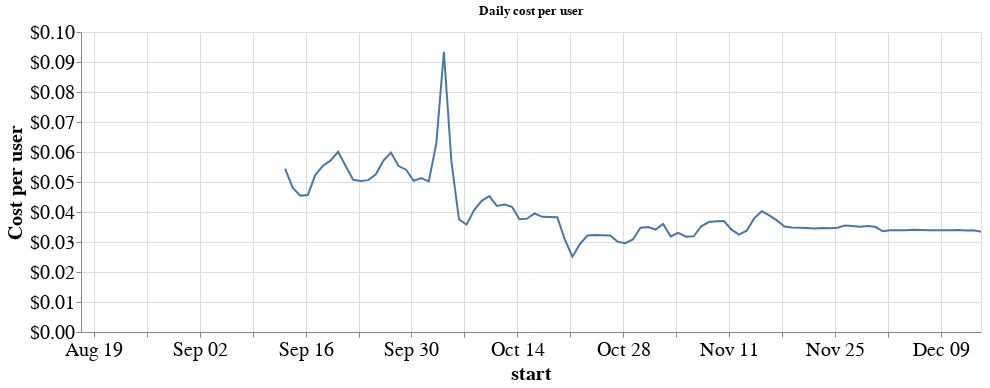

Notebook source saved alongside this figure:
### Markdown cell above
BROKEN -- We can calculate cost per day per user from this user count

### Code cell
total['cost_per_user'] = total['cost'] / user_starts_count.count()['start']

alt.Chart(total, width=900, title='Daily cost per user').mark_line().encode(
    x='start',
    y=alt.Y('cost_per_user', axis=alt.Axis(format="$.2f"), title="Cost per user")
)

### Figure 1 — Vega-Lite specification as saved in the notebook (floating-point values rounded to 4 significant figures)
{"$schema": "https://vega.github.io/schema/vega-lite/v2.6.0.json", "config": {"axis": {"labelFontSize": 20, "titleFontSize": 20}}, "data": {"name": "data-94cdaa7ff7fc0dcb19ae69bad4be81f2"}, "datasets": {"data-94cdaa7ff7fc0dcb19ae69bad4be81f2": [{"cost": null, "cost_per_active_user": null, "cost_per_user": null, "start": "2018-08-17T00:00:00-07:00", "user": 13}, {"cost": null, "cost_per_active_user": null, "cost_per_user": null, "start": "2018-08-18T00:00:00-07:00", "user": 38}, {"cost": null, "cost_per_active_user": null, "cost_per_user": null, "start": "2018-08-19T00:00:00-07:00", "user": 24}, {"cost": null, "cost_per_active_user": null, "cost_per_user": null, "start": "2018-08-20T00:00:00-07:00", "user": 53}, {"cost": null, "cost_per_active_user": null, "cost_per_user": null, "start": "2018-08-21T00:00:00-07:00", "user": 135}, {"cost": null, "cost_per_active_user": null, "cost_per_user": null, "start": "2018-08-22T00:00:00-07:00", "user": 1176}, {"cost": null, "cost_per_active_user": null, "cost_per_user": null, "start": "2018-08-23T00:00:00-07:00", "user": 1184}, {"cost": null, "cost_per_active_user": null, "cost_per_user": null, "start": "2018-08-24T00:00:00-07:00", "user": 1332}, {"cost": null, "cost_per_active_user": null, "cost_per_user": null, "start": "2018-08-25T00:00:00-07:00", "user": 918}, {"cost": null, "cost_per_active_user": null, "cost_per_user": null, "start": "2018-08-26T00:00:00-07:00", "user": 1133}, {"cost": null, "cost_per_active_user": null, "cost_per_user": null, "start": "2018-08-27T00:00:00-07:00", "user": 1447}, {"cost": null, "cost_per_active_user": null, "cost_per_user": null, "start": "2018-08-28T00:00:00-07:00", "user": 1276}, {"cost": null, "cost_per_active_user": null, "cost_per_user": null, "start": "2018-08-29T00:00:00-07:00", "user": 1519}, {"cost": null, "cost_per_active_user": null, "cost_per_user": null, "start": "2018-08-30T00:00:00-07:00", "user": 1236}, {"cost": null, "cost_per_active_user": null, "cost_per_user": null, "start": "2018-08-31T00:00:00-07:00", "user": 1143}, {"cost": null, "cost_per_active_user": null, "cost_per_user": null, "start": "2018-09-01T00:00:00-07:00", "user": 728}, {"cost": null, "cost_per_active_user": null, "cost_per_user": null, "start": "2018-09-02T00:00:00-07:00", "user": 914}, {"cost": null, "cost_per_active_user": null, "cost_per_user": null, "start": "2018-09-03T00:00:00-07:00", "user": 1202}, {"cost": null, "cost_per_active_user": null, "cost_per_user": null, "start": "2018-09-04T00:00:00-07:00", "user": 1409}, {"cost": null, "cost_per_active_user": null, "cost_per_user": null, "start": "2018-09-05T00:00:00-07:00", "user": 1586}, {"cost": null, "cost_per_active_user": null, "cost_per_user": null, "start": "2018-09-06T00:00:00-07:00", "user": 1278}, {"cost": null, "cost_per_active_user": null, "cost_per_user": null, "start": "2018-09-07T00:00:00-07:00", "user": 1011}, {"cost": null, "cost_per_active_user": null, "cost_per_user": null, "start": "2018-09-08T00:00:00-07:00", "user": 815}, {"cost": null, "cost_per_active_user": null, "cost_per_user": null, "start": "2018-09-09T00:00:00-07:00", "user": 971}, {"cost": null, "cost_per_active_user": null, "cost_per_user": null, "start": "2018-09-10T00:00:00-07:00", "user": 1369}, {"cost": null, "cost_per_active_user": null, "cost_per_user": null, "start": "2018-09-11T00:00:00-07:00", "user": 1417}, {"cost": 40.16, "cost_per_active_user": 0.0269, "cost_per_user": 0.00828, "start": "2018-09-12T00:00:00-07:00", "user": 1493}, {"cost": null, "cost_per_active_user": null, "cost_per_user": null, "start": "2018-09-12T00:00:00-07:00", "user": 1493}, {"cost": 264.0, "cost_per_active_user": 0.2183, "cost_per_user": 0.05442, "start": "2018-09-13T00:00:00-07:00", "user": 1209}, {"cost": 233.4, "cost_per_active_user": 0.2599, "cost_per_user": 0.04812, "start": "2018-09-14T00:00:00-07:00", "user": 898}, {"cost": 220.5, "cost_per_active_user": 0.2834, "cost_per_user": 0.04546, "start": "2018-09-15T00:00:00-07:00", "user": 778}, {"cost": 221.5, "cost_per_active_user": 0.2103, "cost_per_user": 0.04567, "start": "2018-09-16T00:00:00-07:00", "user": 1053}, {"cost": 254.1, "cost_per_active_user": 0.1776, "cost_per_user": 0.0524, "start": "2018-09-17T00:00:00-07:00", "user": 1431}, {"cost": 268.7, "cost_per_active_user": 0.1996, "cost_per_user": 0.0554, "start": "2018-09-18T00:00:00-07:00", "user": 1346}, {"cost": 277.0, "cost_per_active_user": 0.1866, "cost_per_user": 0.05712, "start": "2018-09-19T00:00:00-07:00", "user": 1485}, {"cost": 291.3, "cost_per_active_user": 0.2108, "cost_per_user": 0.06006, "start": "2018-09-20T00:00:00-07:00", "user": 1382}, {"cost": 268.4, "cost_per_active_user": 0.2218, "cost_per_user": 0.05535, "start": "2018-09-21T00:00:00-07:00", "user": 1210}, {"cost": 246.1, "cost_per_active_user": 0.2954, "cost_per_user": 0.05074, "start": "2018-09-22T00:00:00-07:00", "user": 833}, {"cost": 244.2, "cost_per_active_user": 0.2816, "cost_per_user": 0.05035, "start": "2018-09-23T00:00:00-07:00", "user": 867}, {"cost": 245.5, "cost_per_active_user": 0.2068, "cost_per_user": 0.05062, "start": "2018-09-24T00:00:00-07:00", "user": 1187}, {"cost": 254.9, "cost_per_active_user": 0.2005, "cost_per_user": 0.05255, "start": "2018-09-25T00:00:00-07:00", "user": 1271}, {"cost": 277.2, "cost_per_active_user": 0.1877, "cost_per_user": 0.05715, "start": "2018-09-26T00:00:00-07:00", "user": 1477}, {"cost": 290.0, "cost_per_active_user": 0.1992, "cost_per_user": 0.0598, "start": "2018-09-27T00:00:00-07:00", "user": 1456}, {"cost": 268.3, "cost_per_active_user": 0.2247, "cost_per_user": 0.05531, "start": "2018-09-28T00:00:00-07:00", "user": 1194}, {"cost": 262.4, "cost_per_active_user": 0.3421, "cost_per_user": 0.0541, "start": "2018-09-29T00:00:00-07:00", "user": 767}, {"cost": 244.4, "cost_per_active_user": 0.2454, "cost_per_user": 0.0504, "start": "2018-09-30T00:00:00-07:00", "user": 996}, {"cost": 249.0, "cost_per_active_user": 0.1873, "cost_per_user": 0.05133, "start": "2018-10-01T00:00:00-07:00", "user": 1329}, {"cost": 243.5, "cost_per_active_user": 0.1938, "cost_per_user": 0.0502, "start": "2018-10-02T00:00:00-07:00", "user": 1256}, {"cost": 304.9, "cost_per_active_user": 0.2042, "cost_per_user": 0.06287, "start": "2018-10-03T00:00:00-07:00", "user": 1493}, {"cost": 453.0, "cost_per_active_user": 0.3544, "cost_per_user": 0.09339, "start": "2018-10-04T00:00:00-07:00", "user": 1278}, {"cost": 275.0, "cost_per_active_user": 0.3115, "cost_per_user": 0.05671, "start": "2018-10-05T00:00:00-07:00", "user": 883}, {"cost": 181.8, "cost_per_active_user": 0.2609, "cost_per_user": 0.03749, "start": "2018-10-06T00:00:00-07:00", "user": 697}, {"cost": 173.6, "cost_per_active_user": 0.1938, "cost_per_user": 0.0358, "start": "2018-10-07T00:00:00-07:00", "user": 896}, {"cost": 197.1, "cost_per_active_user": 0.154, "cost_per_user": 0.04064, "start": "2018-10-08T00:00:00-07:00", "user": 1280}, {"cost": 212.1, "cost_per_active_user": 0.1636, "cost_per_user": 0.04373, "start": "2018-10-09T00:00:00-07:00", "user": 1296}, {"cost": 219.8, "cost_per_active_user": 0.1877, "cost_per_user": 0.04532, "start": "2018-10-10T00:00:00-07:00", "user": 1171}, {"cost": 203.8, "cost_per_active_user": 0.2297, "cost_per_user": 0.04202, "start": "2018-10-11T00:00:00-07:00", "user": 887}, {"cost": 206.1, "cost_per_active_user": 0.2193, "cost_per_user": 0.0425, "start": "2018-10-12T00:00:00-07:00", "user": 940}, {"cost": 202.4, "cost_per_active_user": 0.5783, "cost_per_user": 0.04173, "start": "2018-10-13T00:00:00-07:00", "user": 350}, {"cost": 182.3, "cost_per_active_user": 0.4341, "cost_per_user": 0.03759, "start": "2018-10-14T00:00:00-07:00", "user": 420}, {"cost": 183.3, "cost_per_active_user": 0.2161, "cost_per_user": 0.03779, "start": "2018-10-15T00:00:00-07:00", "user": 848}, {"cost": 191.6, "cost_per_active_user": 0.2492, "cost_per_user": 0.03951, "start": "2018-10-16T00:00:00-07:00", "user": 769}, {"cost": 186.1, "cost_per_active_user": 0.1792, "cost_per_user": 0.03838, "start": "2018-10-17T00:00:00-07:00", "user": 1039}, {"cost": 185.8, "cost_per_active_user": 0.1892, "cost_per_user": 0.03831, "start": "2018-10-18T00:00:00-07:00", "user": 982}, {"cost": 185.5, "cost_per_active_user": 0.3086, "cost_per_user": 0.03824, "start": "2018-10-19T00:00:00-07:00", "user": 601}, {"cost": 149.5, "cost_per_active_user": 0.2388, "cost_per_user": 0.03083, "start": "2018-10-20T00:00:00-07:00", "user": 626}, {"cost": 121.8, "cost_per_active_user": 0.1498, "cost_per_user": 0.02511, "start": "2018-10-21T00:00:00-07:00", "user": 813}, {"cost": 142.4, "cost_per_active_user": 0.1229, "cost_per_user": 0.02936, "start": "2018-10-22T00:00:00-07:00", "user": 1159}, {"cost": 155.9, "cost_per_active_user": 0.147, "cost_per_user": 0.03215, "start": "2018-10-23T00:00:00-07:00", "user": 1061}, {"cost": 156.9, "cost_per_active_user": 0.1128, "cost_per_user": 0.03234, "start": "2018-10-24T00:00:00-07:00", "user": 1391}, {"cost": 156.4, "cost_per_active_user": 0.1194, "cost_per_user": 0.03224, "start": "2018-10-25T00:00:00-07:00", "user": 1310}, {"cost": 155.9, "cost_per_active_user": 0.1409, "cost_per_user": 0.03214, "start": "2018-10-26T00:00:00-07:00", "user": 1106}, {"cost": 145.9, "cost_per_active_user": 0.2227, "cost_per_user": 0.03008, "start": "2018-10-27T00:00:00-07:00", "user": 655}, {"cost": 143.6, "cost_per_active_user": 0.1739, "cost_per_user": 0.02962, "start": "2018-10-28T00:00:00-07:00", "user": 826}, {"cost": 149.6, "cost_per_active_user": 0.1192, "cost_per_user": 0.03085, "start": "2018-10-29T00:00:00-07:00", "user": 1255}, {"cost": 168.6, "cost_per_active_user": 0.1406, "cost_per_user": 0.03476, "start": "2018-10-30T00:00:00-07:00", "user": 1199}, {"cost": 169.5, "cost_per_active_user": 0.1203, "cost_per_user": 0.03496, "start": "2018-10-31T00:00:00-07:00", "user": 1409}, {"cost": 165.7, "cost_per_active_user": 0.116, "cost_per_user": 0.03416, "start": "2018-11-01T00:00:00-07:00", "user": 1428}, {"cost": 174.7, "cost_per_active_user": 0.151, "cost_per_user": 0.03601, "start": "2018-11-02T00:00:00-07:00", "user": 1157}, {"cost": 154.5, "cost_per_active_user": 0.2512, "cost_per_user": 0.03185, "start": "2018-11-03T00:00:00-07:00", "user": 615}, {"cost": 160.2, "cost_per_active_user": 0.2298, "cost_per_user": 0.03303, "start": "2018-11-04T00:00:00-07:00", "user": 697}, {"cost": 154.2, "cost_per_active_user": 0.1537, "cost_per_user": 0.03179, "start": "2018-11-05T00:00:00-08:00", "user": 1003}, {"cost": 154.7, "cost_per_active_user": 0.1445, "cost_per_user": 0.03191, "start": "2018-11-06T00:00:00-08:00", "user": 1071}, {"cost": 170.9, "cost_per_active_user": 0.1172, "cost_per_user": 0.03524, "start": "2018-11-07T00:00:00-08:00", "user": 1458}, {"cost": 177.7, "cost_per_active_user": 0.1441, "cost_per_user": 0.03664, "start": "2018-11-08T00:00:00-08:00", "user": 1233}, {"cost": 179.0, "cost_per_active_user": 0.2625, "cost_per_user": 0.03691, "start": "2018-11-09T00:00:00-08:00", "user": 682}, {"cost": 179.3, "cost_per_active_user": 0.2925, "cost_per_user": 0.03697, "start": "2018-11-10T00:00:00-08:00", "user": 613}, {"cost": 165.4, "cost_per_active_user": 0.2422, "cost_per_user": 0.0341, "start": "2018-11-11T00:00:00-08:00", "user": 683}, {"cost": 157.6, "cost_per_active_user": 0.1771, "cost_per_user": 0.03249, "start": "2018-11-12T00:00:00-08:00", "user": 890}, {"cost": 163.7, "cost_per_active_user": 0.1422, "cost_per_user": 0.03375, "start": "2018-11-13T00:00:00-08:00", "user": 1151}, {"cost": 183.7, "cost_per_active_user": 0.1221, "cost_per_user": 0.03788, "start": "2018-11-14T00:00:00-08:00", "user": 1505}, {"cost": 195.3, "cost_per_active_user": 0.1494, "cost_per_user": 0.04026, "start": "2018-11-15T00:00:00-08:00", "user": 1307}, {"cost": 188.5, "cost_per_active_user": 0.2118, "cost_per_user": 0.03886, "start": "2018-11-16T00:00:00-08:00", "user": 890}, {"cost": 180.4, "cost_per_active_user": 0.2377, "cost_per_user": 0.0372, "start": "2018-11-17T00:00:00-08:00", "user": 759}, {"cost": 170.6, "cost_per_active_user": 0.233, "cost_per_user": 0.03517, "start": "2018-11-18T00:00:00-08:00", "user": 732}, {"cost": 169.1, "cost_per_active_user": 0.206, "cost_per_user": 0.03487, "start": "2018-11-19T00:00:00-08:00", "user": 821}, {"cost": 168.5, "cost_per_active_user": 0.2588, "cost_per_user": 0.03474, "start": "2018-11-20T00:00:00-08:00", "user": 651}, {"cost": 168.1, "cost_per_active_user": 0.313, "cost_per_user": 0.03465, "start": "2018-11-21T00:00:00-08:00", "user": 537}, {"cost": 167.4, "cost_per_active_user": 0.393, "cost_per_user": 0.03452, "start": "2018-11-22T00:00:00-08:00", "user": 426}, {"cost": 168.1, "cost_per_active_user": 0.339, "cost_per_user": 0.03466, "start": "2018-11-23T00:00:00-08:00", "user": 496}, {"cost": 167.7, "cost_per_active_user": 0.3523, "cost_per_user": 0.03458, "start": "2018-11-24T00:00:00-08:00", "user": 476}, {"cost": 168.4, "cost_per_active_user": 0.2695, "cost_per_user": 0.03473, "start": "2018-11-25T00:00:00-08:00", "user": 625}, {"cost": 172.0, "cost_per_active_user": 0.1559, "cost_per_user": 0.03546, "start": "2018-11-26T00:00:00-08:00", "user": 1103}, {"cost": 171.2, "cost_per_active_user": 0.146, "cost_per_user": 0.03531, "start": "2018-11-27T00:00:00-08:00", "user": 1173}, {"cost": 170.2, "cost_per_active_user": 0.1199, "cost_per_user": 0.03508, "start": "2018-11-28T00:00:00-08:00", "user": 1419}, {"cost": 171.2, "cost_per_active_user": 0.1277, "cost_per_user": 0.0353, "start": "2018-11-29T00:00:00-08:00", "user": 1341}, {"cost": 170.1, "cost_per_active_user": 0.1839, "cost_per_user": 0.03507, "start": "2018-11-30T00:00:00-08:00", "user": 925}, {"cost": 162.9, "cost_per_active_user": 0.3762, "cost_per_user": 0.03359, "start": "2018-12-01T00:00:00-08:00", "user": 433}, {"cost": 164.6, "cost_per_active_user": 0.3509, "cost_per_user": 0.03394, "start": "2018-12-02T00:00:00-08:00", "user": 469}, {"cost": 164.5, "cost_per_active_user": 0.2679, "cost_per_user": 0.03392, "start": "2018-12-03T00:00:00-08:00", "user": 614}, {"cost": 164.5, "cost_per_active_user": 0.3632, "cost_per_user": 0.03392, "start": "2018-12-04T00:00:00-08:00", "user": 453}, {"cost": 165.2, "cost_per_active_user": 0.3296, "cost_per_user": 0.03405, "start": "2018-12-05T00:00:00-08:00", "user": 501}, {"cost": 165.0, "cost_per_active_user": 0.3812, "cost_per_user": 0.03403, "start": "2018-12-06T00:00:00-08:00", "user": 433}, {"cost": 164.4, "cost_per_active_user": 0.4152, "cost_per_user": 0.0339, "start": "2018-12-07T00:00:00-08:00", "user": 396}, {"cost": 164.6, "cost_per_active_user": 0.4957, "cost_per_user": 0.03393, "start": "2018-12-08T00:00:00-08:00", "user": 332}, {"cost": 164.6, "cost_per_active_user": 0.5715, "cost_per_user": 0.03394, "start": "2018-12-09T00:00:00-08:00", "user": 288}, {"cost": 164.5, "cost_per_active_user": 0.5376, "cost_per_user": 0.03392, "start": "2018-12-10T00:00:00-08:00", "user": 306}, {"cost": 164.9, "cost_per_active_user": 0.5088, "cost_per_user": 0.03399, "start": "2018-12-11T00:00:00-08:00", "user": 324}, {"cost": 164.3, "cost_per_active_user": 0.3517, "cost_per_user": 0.03387, "start": "2018-12-12T00:00:00-08:00", "user": 467}, {"cost": 164.6, "cost_per_active_user": 0.296, "cost_per_user": 0.03393, "start": "2018-12-13T00:00:00-08:00", "user": 556}, {"cost": 162.1, "cost_per_active_user": 0.8229, "cost_per_user": 0.03343, "start": "2018-12-14T00:00:00-08:00", "user": 197}, {"cost": null, "cost_per_active_user": null, "cost_per_user": null, "start": "", "user": null}, {"cost": null, "cost_per_active_user": null, "cost_per_user": null, "start": "", "user": null}]}, "encoding": {"x": {"field": "start", "type": "temporal"}, "y": {"axis": {"format": "$.2f"}, "field": "cost_per_user", "title": "Cost per user", "type": "quantitative"}}, "mark": "line", "title": "Daily cost per user", "width": 900}
